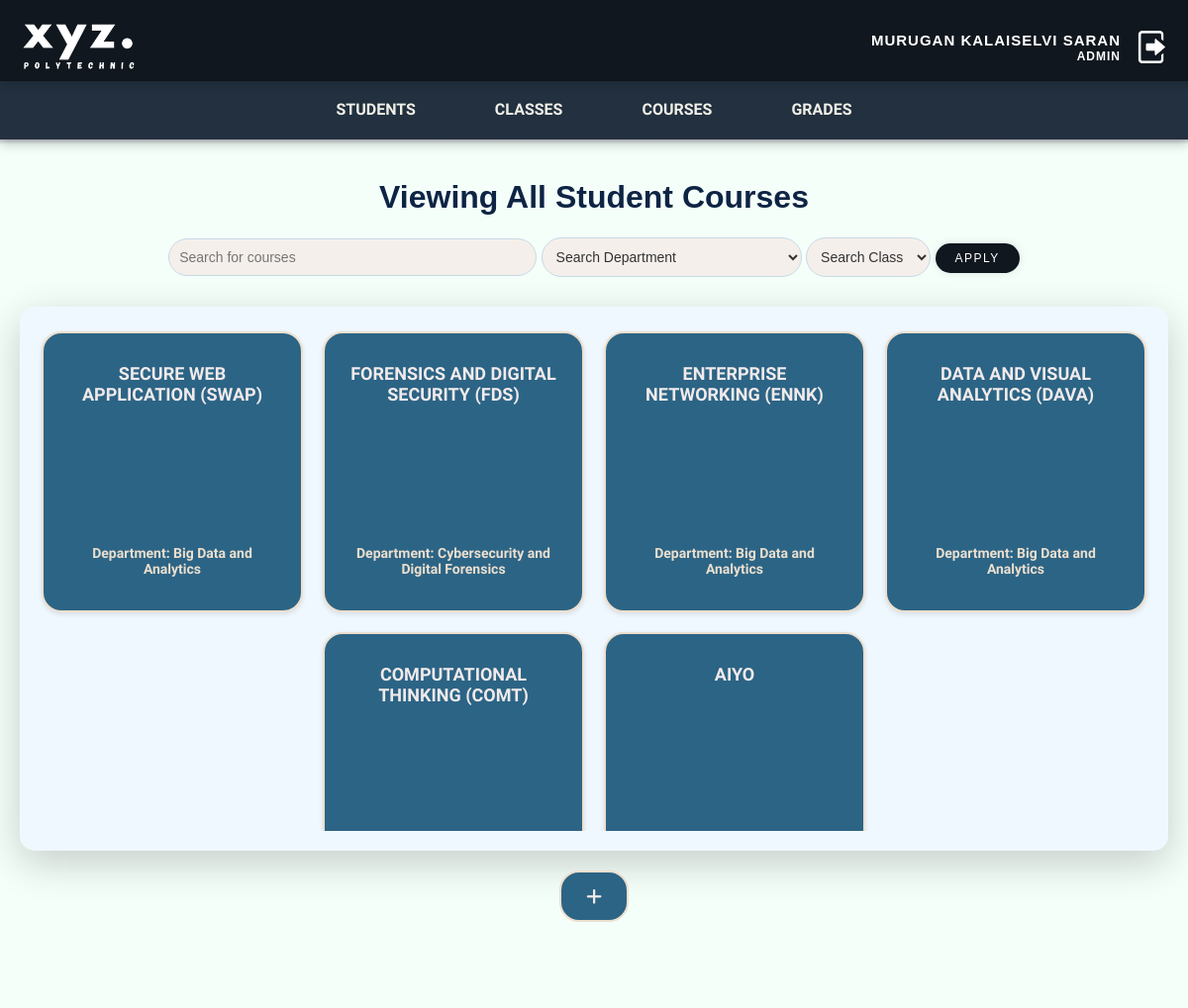
/courses.php (signed in), run on the app's committed database.
### tables this page shows
CREATE TABLE `course` (
  `course_id` int(11) NOT NULL,
  `course_name` varchar(100) NOT NULL,
  `course_code` varchar(20) NOT NULL,
  `start_date` date NOT NULL,
  `end_date` date NOT NULL,
  `status_id` int(11) DEFAULT NULL,
  `department_id` int(11) NOT NULL
);

CREATE TABLE `department` (
  `department_id` int(11) NOT NULL,
  `department_name` varchar(50) NOT NULL
);

### courses.php (the view, shortened to what this page needs)
<?php
include 'db_connection.php';
$search_term = isset($_POST['search']) ? $_POST['search'] : '';
$search_term = htmlspecialchars($search_term, ENT_QUOTES, 'UTF-8');
$params = ["%$search_term%"];
$query = "
    SELECT
        course.course_id,
        course.course_name,
        department.department_name
    FROM course
    INNER JOIN department ON course.department_id = department.department_id
    LEFT JOIN class ON class.course_id = course.course_id
    WHERE course.course_name LIKE ?
";
$stmt = $conn->prepare($query);
$bind_types = '';
foreach ($params as $param) {
    $bind_types .= is_int($param) ? 'i' : 's';
}
if (!empty($params)) {
    $stmt->bind_param($bind_types, ...$params);
} else {
    error_log("Warning: No parameters to bind.");
}
if ($stmt->execute()) {
    $result = $stmt->get_result();
} else {
    error_log("Query Execution Failed: " . $stmt->error);
}
if ($result && $result->num_rows > 0) {
    $courses = mysqli_fetch_all($result, MYSQLI_ASSOC);
} else {
    $courses = [];
    error_log("No courses found or query failed.");
}
?>
<!DOCTYPE html>
<html lang="en">
<head>
    <link rel="stylesheet" href="https://cdnjs.cloudflare.com/ajax/libs/font-awesome/6.0.0-beta3/css/all.min.css">
    <link rel="stylesheet" href="css/courses.css">
</head>
<body>
    <?php include('admin_header.php'); ?>
    <main class="main-content">
        <h1>Viewing All Student Courses</h1>
        <section class="filters">
            <form method="post" action="">
                <input type="text" name="search" placeholder="Search for courses" value="<?php echo htmlspecialchars($search_term); ?>">
                <select name="department">
                    <option value="">Search Department</option>
                </select>
                <select name="class">
                    <option value="">Search Class</option>
                </select>
                <button type="submit">Apply</button>
            </form>
        </section>
        <section class="courses-container">
            <div class="courses">
                <?php foreach ($courses as $course): ?>
                    <a href="view_course.php?course_id=<?php echo urlencode($course['course_id']); ?>" class="course-card-link">
                        <div class="course-card">
                            <h3><?php echo htmlspecialchars($course['course_name']); ?></h3>
                            <p>Department: <?php echo htmlspecialchars($course['department_name']); ?></p>
                        </div>
                    </a>
                <?php endforeach; ?>
            </div>
        </section>
        <form method="post" action="">
            <section class="create-course-btn-container">
                <button type="submit" name="add_course" class="add-course-btn">
                    <i class="fas fa-plus"></i>
                </button>
            </section>
        </form>
    </main>
</body>
</html>

### css/courses.css (style rules this page uses)
h1 { text-align: center; color: #0d2444; }
.main-content { margin-top: 142px; }
.courses-container { display: flex; flex-direction: column; align-items: center; justify-content: flex-start; margin: 20px auto; max-width: 1500px; padding: 20px; background-color: #f0f8ff; border-radius: 15px; box-shadow: 0px 12px 40px rgba(0, 0, 0, 0.2); transition: box-shadow 0.3s ease-in-out, transform 0.3s ease-in-out; }
.filters { display: flex; flex-wrap: wrap; justify-content: center; gap: 10px; margin-top: 20px; margin-bottom: 5px; }
.courses { display: flex; flex-wrap: wrap; gap: 20px; justify-content: center; padding: 5px; max-height: 500px; overflow-y: auto; width: 100%; }
.course-card-link { text-decoration: none; color: inherit; }
.course-card { display: flex; flex-direction: column; justify-content: space-between; align-items: center; width: 220px; height: 240px; background-color: #2c6485; border-radius: 20px; box-shadow: 0 2px 5px rgba(0, 0, 0, 0.1); text-align: center; padding: 20px; transition: transform 0.2s ease-in-out; border: 2px solid #ecdfce; }
.course-card h3 { font-size: 18px; margin: 10px 0; color: #f1eaeb; font-family: 'Source Sans Pro', sans-serif; text-transform: uppercase; font-weight: 700; }
.course-card p { font-size: 14px; color: #ecdfce; font-family: 'Source Sans Pro', sans-serif; font-weight: 700; }
.filters { margin-bottom: 30px; display: flex; gap: 20px; justify-content: center; align-items: center; }
.filters input[type="text"] { width: 350px; padding: 10px; border-radius: 25px; border: 1px solid #ccc; font-size: 14px; background-color: #F5EFEB; color: #333; transition: all 0.3s ease-in-out; border-color: #C8D9E6; }
.filters select { padding: 10px; font-size: 14px; border-radius: 25px; border: 1px solid #ccc; height: 40px; background-color: #F5EFEB; color: #333; transition: all 0.3s ease-in-out; cursor: pointer; border-color: #C8D9E6; }
.filters select option { padding: 12px; background-color: #fff; color: #333; }
.filters button { padding: 8px 20px; border-radius: 50px; cursor: pointer; border: 0; background-color: #10171e; color: white; box-shadow: rgb(0 0 0 / 10%) 0 0 8px; letter-spacing: 1.5px; text-transform: uppercase; font-size: 12px; transition: all 0.5s ease; }
.create-course-btn-container { display: flex; justify-content: center; align-items: center; width: 100%; margin-top: 20px; margin-bottom: 40px; }
.add-course-btn { background-color: #2c6485; border: 2px solid #ecdfce; color: #f1eaeb; padding: 15px 25px; font-size: 18px; border-radius: 20px; cursor: pointer; transition: all 0.3s ease-in-out; display: flex; justify-content: center; align-items: center; }

### css/admin_header.css (style rules this page uses)
body { margin: 0; font-family: Arial, sans-serif; background-color: #f5fffa; color: #333; }
.main-content { margin-top: 50px; padding: 20px; background-color: #f5fffa; }

### data on the page
course: course_name "SECURE WEB APPLICATION (SWAP)", department.department_name "Big Data and Analytics"
course: course_name "FORENSICS AND DIGITAL SECURITY (FDS)", department.department_name "Cybersecurity and Digital Forensics"
course: course_name "ENTERPRISE NETWORKING (ENNK)", department.department_name "Big Data and Analytics"
course: course_name "DATA AND VISUAL ANALYTICS (DAVA)", department.department_name "Big Data and Analytics"
course: course_name "COMPUTATIONAL THINKING (COMT)"
course: course_name "AIYO"

### other printed values
$_SESSION['session_name'] "MURUGAN KALAISELVI SARAN"
